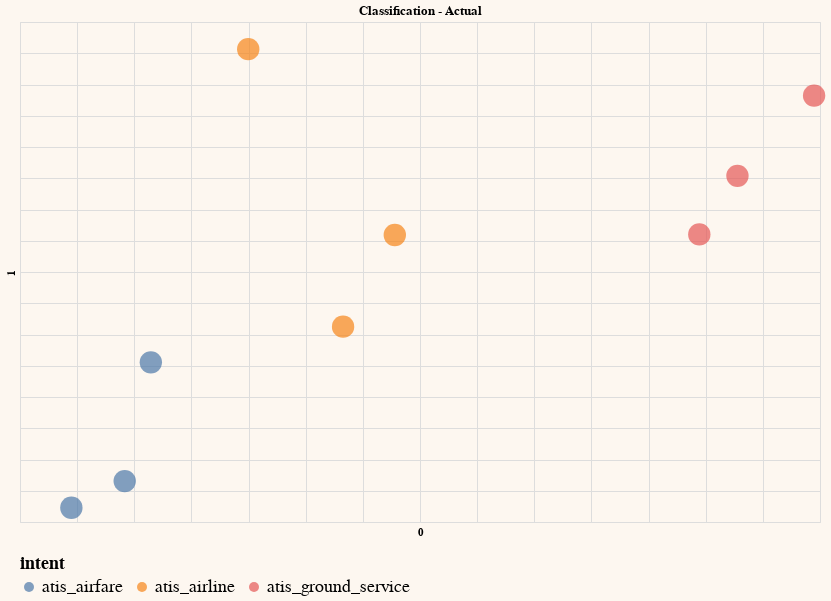

Notebook code for this chart:
### Code cell
# Plot the actual classes
generate_chart(df_test,'0','1',lbl='off',color='intent',title='Classification - Actual')

### Figure 1 — Vega-Lite specification as saved in the notebook (floating-point values rounded to 4 significant figures; data arrays with more than 128 entries replaced by an {"elided": "..."} marker saying what was removed)
{"config": {"view": {"continuousWidth": 400, "continuousHeight": 300}, "background": "#FDF7F0", "legend": {"labelFontSize": 18, "orient": "bottom", "titleFontSize": 18}}, "layer": [{"mark": {"type": "circle", "size": 500}, "encoding": {"color": {"field": "intent", "type": "nominal"}, "tooltip": [{"field": "query", "type": "nominal"}], "x": {"axis": {"domain": false, "labels": false, "ticks": false}, "field": "0", "scale": {"zero": false}, "type": "quantitative"}, "y": {"axis": {"domain": false, "labels": false, "ticks": false}, "field": "1", "scale": {"zero": false}, "type": "quantitative"}}}, {"mark": {"type": "text", "align": "left", "baseline": "middle", "dx": 10}, "encoding": {"color": {"field": "intent", "type": "nominal"}, "tooltip": [{"field": "query", "type": "nominal"}], "x": {"axis": {"domain": false, "labels": false, "ticks": false}, "field": "0", "scale": {"zero": false}, "type": "quantitative"}, "y": {"axis": {"domain": false, "labels": false, "ticks": false}, "field": "1", "scale": {"zero": false}, "type": "quantitative"}}}], "data": {"name": "data-8716276f2996987f6992cf520cf8351b"}, "height": 500, "title": "Classification - Actual", "width": 800, "$schema": "https://vega.github.io/schema/vega-lite/v4.17.0.json", "datasets": {"data-8716276f2996987f6992cf520cf8351b": [{"query": " which airlines fly from boston to washington dc via other cities", "query_embeds": {"elided": "4096 float values"}, "0": -5.03, "1": 45.66, "intent": "atis_airline", "intent_pred": "atis_airline"}, {"query": " show me the airlines that fly between toronto and denver", "query_embeds": {"elided": "4096 float values"}, "0": 3.269, "1": 1.258, "intent": "atis_airline", "intent_pred": "atis_airline"}, {"query": " show me round trip first class tickets from new york to miami", "query_embeds": {"elided": "4096 float values"}, "0": -15.84, "1": -23.45, "intent": "atis_airfare", "intent_pred": "atis_airfare"}, {"query": " i'd like the lowest fare from denver to pittsburgh", "query_embeds": {"elided": "4096 float values"}, "0": -20.51, "1": -27.72, "intent": "atis_airfare", "intent_pred": "atis_airfare"}, {"query": " show me a list of ground transportation at boston airport", "query_embeds": {"elided": "4096 float values"}, "0": 37.78, "1": 25.39, "intent": "atis_ground_service", "intent_pred": "atis_ground_service"}, {"query": " show me boston ground transportation", "query_embeds": {"elided": "4096 float values"}, "0": 34.44, "1": 16.01, "intent": "atis_ground_service", "intent_pred": "atis_ground_service"}, {"query": " of all airlines which airline has the most arrivals in atlanta", "query_embeds": {"elided": "4096 float values"}, "0": 7.796, "1": 15.92, "intent": "atis_airline", "intent_pred": "atis_airline"}, {"query": " what ground transportation is available in boston", "query_embeds": {"elided": "4096 float values"}, "0": 44.48, "1": 38.23, "intent": "atis_ground_service", "intent_pred": "atis_ground_service"}, {"query": " i would like your rates between atlanta and boston on september third", "query_embeds": {"elided": "4096 float values"}, "0": -13.55, "1": -4.459, "intent": "atis_airfare", "intent_pred": "atis_airfare"}]}}
